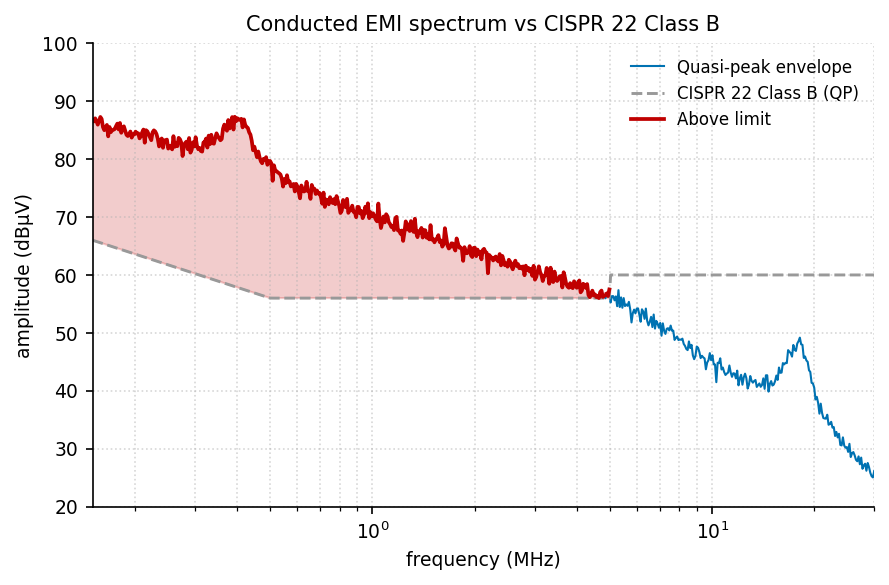

The Python source for this figure:
"""emi_spectrum: 传导 EMI 频谱（150 kHz~30 MHz 准峰值包络 vs CISPR 22 Class B 限值，超标段高亮）."""
import sys, os; sys.path.insert(0, os.path.join(os.path.dirname(os.path.abspath(__file__)), '..', '..', '_utils', 'python'))
import numpy as np
import matplotlib.pyplot as plt
from theme import apply_theme
from palette import cycle

def cispr22_classb_qp(f):
    """CISPR 22 Class B 传导发射准峰值限值 (dBuV):
    0.15-0.5 MHz: 66 → 56 dBuV 随 log(f) 线性下降; 0.5-5 MHz: 56; 5-30 MHz: 60。
    """
    f = np.asarray(f, dtype=float)
    lim = np.where(f < 0.5e6,
                   66.0 - 10.0 * np.log10(f / 0.15e6) / np.log10(0.5 / 0.15),
                   np.where(f < 5e6, 56.0, 60.0))
    return lim

def make_figure(f=None, qp=None, title='Conducted EMI spectrum vs CISPR 22 Class B'):
    """合成准峰值包络: 梯形开关波形频谱包络
    - 转折频率 f1 = 1/(pi*D*Tsw) 之前 0 dB/dec, f1~f2 间 -20 dB/dec,
      f2 = 1/(pi*tr) (tr 上升时间) 之后 -40 dB/dec;
    - 叠加 LISN/寄生谐振峰（~0.4 MHz 与 ~18 MHz 处 Q 峰）与测量纹波。
    """
    apply_theme()
    rng = np.random.default_rng(0)
    if f is None:
        f = np.logspace(np.log10(150e3), np.log10(30e6), 600)
        fsw, d, tr = 100e3, 0.4, 60e-9                       # 开关频率/占空比/上升时间
        f1, f2 = 1.0 / (np.pi * d / fsw), 1.0 / (np.pi * tr) # 包络两个转折点
        base = 92.0                                          # 低频平台 (dBuV)
        env = base - 20.0 * np.log10(np.maximum(f / f1, 1.0)) \
                   - 20.0 * np.log10(np.maximum(f / f2, 1.0))
        res1 = 9.0 / (1.0 + ((np.log10(f) - np.log10(0.4e6)) / 0.06) ** 2)
        res2 = 14.0 / (1.0 + ((np.log10(f) - np.log10(18e6)) / 0.05) ** 2)
        qp = env + res1 + res2 + rng.normal(0, 0.8, f.size)
    lim = cispr22_classb_qp(f)
    over = qp > lim
    fig, ax = plt.subplots()
    ax.semilogx(f / 1e6, qp, color=cycle(0), linewidth=1.0,
                label='Quasi-peak envelope')
    ax.semilogx(f / 1e6, lim, color=cycle(7), linestyle='--', linewidth=1.4,
                label='CISPR 22 Class B (QP)')
    qp_over = np.where(over, qp, np.nan)                     # 超标段红色高亮
    ax.semilogx(f / 1e6, qp_over, color='#C00000', linewidth=1.8,
                label='Above limit')
    ax.fill_between(f / 1e6, lim, qp, where=over, color='#C00000', alpha=0.20)
    ax.set_xlabel('frequency (MHz)'); ax.set_ylabel('amplitude (dBµV)')
    ax.set_title(title)
    ax.set_xlim(0.15, 30); ax.set_ylim(20, 100)
    ax.legend(frameon=False, loc='upper right')
    ax.grid(True, which='both', linestyle=':', alpha=0.5)
    fig.tight_layout()
    return fig

if __name__ == '__main__':
    fig = make_figure(); fig.savefig(__file__.replace('.py', '.png'), dpi=150)
